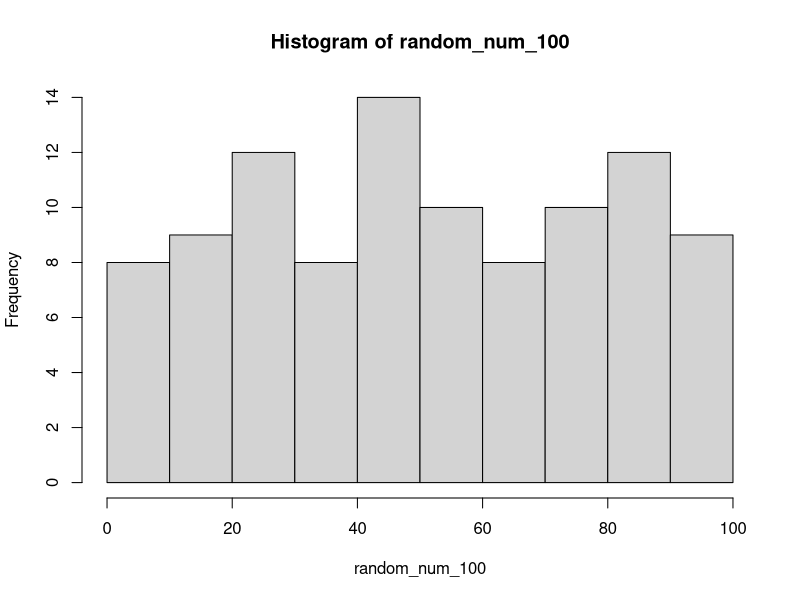
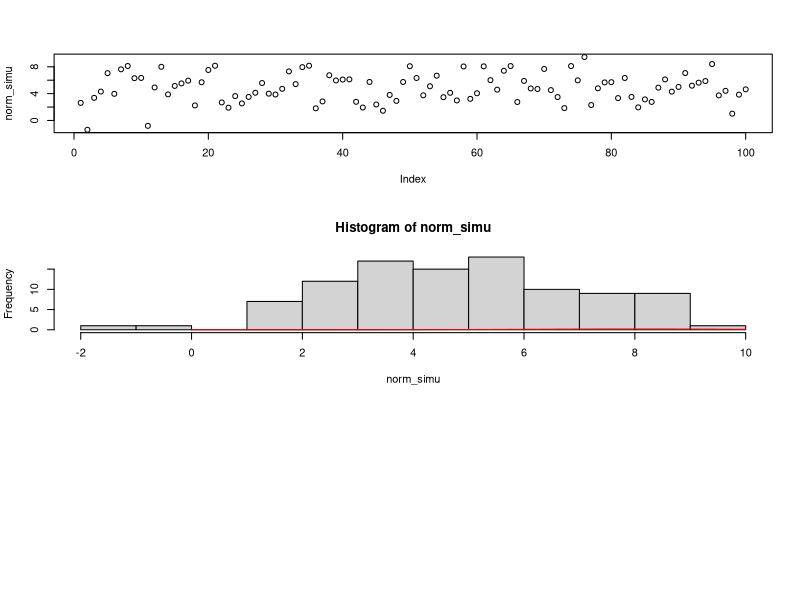

These figures' R source, in order:
# MONTE CARLO SIMULATION 

# SOME IMPORTANT TERMS:
## FUNCTIONS FOR PROBABLITY DISTRUBUTION 
# rnorm: generate random normal varaints with a given mean and standard deviation
# dnorm: evaluvate the normal probablity density 
# pnorm: evaluvate the cumulative distribution function for a normal distribution 
# rpois: generate random poisson variates with given rate 
# poisson: is a discrete probablity distribution that expresses the probablity of a given number
# of events occuring in fix interval of time 

# runif function for random numbers 
# n = range
# min = minimum limit
# max = maximum limit 

runif(n=100,min = 1,max = 100)
#runif(n = 100)  # so here random number generation will be between 1 to 10 but 
# it will generate 1000 random numbers between 1 - 10 

# Lets plot a histogram to know the range of the random numbers
random_num_100 <- runif(n=100,min = 1,max = 100)
hist(random_num_100)

# mean of the random numbers 
mean(random_num_100)
sd(random_num_100)   # standard deviation

# sd or standard deviation: is measure of amount of variance or dispersion of a set of value
# 

norm_simu <- rnorm(n = 100, mean = 5, sd = 2)
norm_simu

par(mfrow=c(3,1))   # par function to include nrows and ncoloumns
plot(norm_simu)
hist(norm_simu)
#hist(norm_simu, freq = F)
curve(dnorm(x, mean = 8,sd = 2),from = 0,to = 10, add = T,col = "red")

# 















